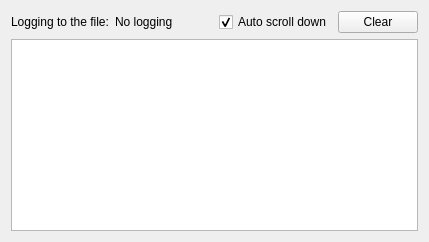
       <widget class="QWidget" name="commFlowTabTestData">
        <attribute name="title">
         <string>Test data</string>
        </attribute>
        <layout class="QVBoxLayout" name="verticalLayout_22">
         <item>
          <layout class="QHBoxLayout" name="horizontalLayout_8">
           <item>
            <widget class="QLabel" name="label_28">
             <property name="sizePolicy">
              <sizepolicy hsizetype="Maximum" vsizetype="Preferred">
               <horstretch>0</horstretch>
               <verstretch>0</verstretch>
              </sizepolicy>
             </property>
             <property name="text">
              <string>Logging to the file:</string>
             </property>
            </widget>
           </item>
           <item>
            <widget class="QLabel" name="commFlowTabTestDataLblFilePath">
             <property name="text">
              <string>No logging</string>
             </property>
            </widget>
           </item>
           <item>
            <spacer name="horizontalSpacer_10">
             <property name="orientation">
              <enum>Qt::Horizontal</enum>
             </property>
             <property name="sizeHint" stdset="0">
              <size>
               <width>40</width>
               <height>20</height>
              </size>
             </property>
            </spacer>
           </item>
           <item>
            <widget class="QCheckBox" name="commFlowTabTestDataChckScroll">
             <property name="sizePolicy">
              <sizepolicy hsizetype="Maximum" vsizetype="Fixed">
               <horstretch>0</horstretch>
               <verstretch>0</verstretch>
              </sizepolicy>
             </property>
             <property name="text">
              <string>Auto scroll down</string>
             </property>
             <property name="checked">
              <bool>true</bool>
             </property>
            </widget>
           </item>
           <item>
            <widget class="QPushButton" name="commFlowTabTestDataBtnClr">
             <property name="sizePolicy">
              <sizepolicy hsizetype="Maximum" vsizetype="Fixed">
               <horstretch>0</horstretch>
               <verstretch>0</verstretch>
              </sizepolicy>
             </property>
             <property name="text">
              <string>Clear</string>
             </property>
            </widget>
           </item>
          </layout>
         </item>
         <item>
          <widget class="QTextBrowser" name="commFlowTabTestDataTxtBrow"/>
         </item>
        </layout>
       </widget>
